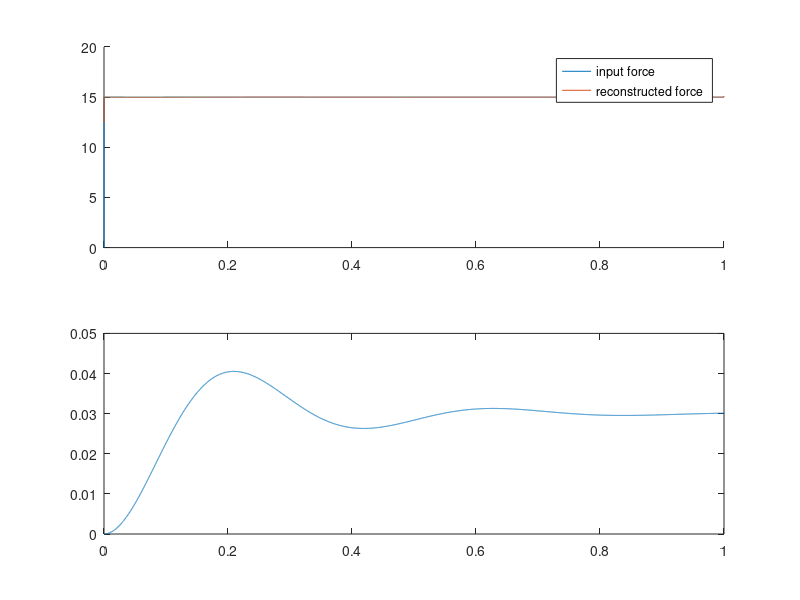

Reproduce this figure in MATLAB. (Note: this script raises an error after producing the figure.)
% Step response and calculate its force back
% Question: Why cannot I get the original force?

% build a model with the 
clear, clc,
% close all

F = 15;

freq = 10000;
t = 0:1/freq:1;

m_n = 2; %[kg]
b_n = 20; %[Ns/m]
k_n = 500; %[N/m]

omega_n = sqrt(k_n/m_n); %[rad/s]
zita = b_n/(2*sqrt(k_n*m_n));
omega_d = omega_n*sqrt(1-zita^2); %[rad/s]

% solve the displacement, given the step function and the force input. 
f_input = ones(size(t))*F;
f_input(1) = 0; 
s = tf('s');
G = 1/(m_n*s^2+b_n*s+k_n);
x_pred = lsim(G,f_input,t);

% check the force, 
f_pred = (x_pred'-x_pred(1))*k_n + [diff(x_pred)'/(1/freq), 0]*b_n + [diff(x_pred,2)'/(1/freq^2), 0, 0]*m_n;
figure();
subplot(2,1,1);
hold on;
plot(t, f_input);
plot(t, f_pred);
legend('input force', 'reconstructed force');
subplot(2,1,2);
plot(t, x_pred);
sgtitle(['freq' num2str(freq)]);

% conclusion: the step-response is able to predict step-force... 

